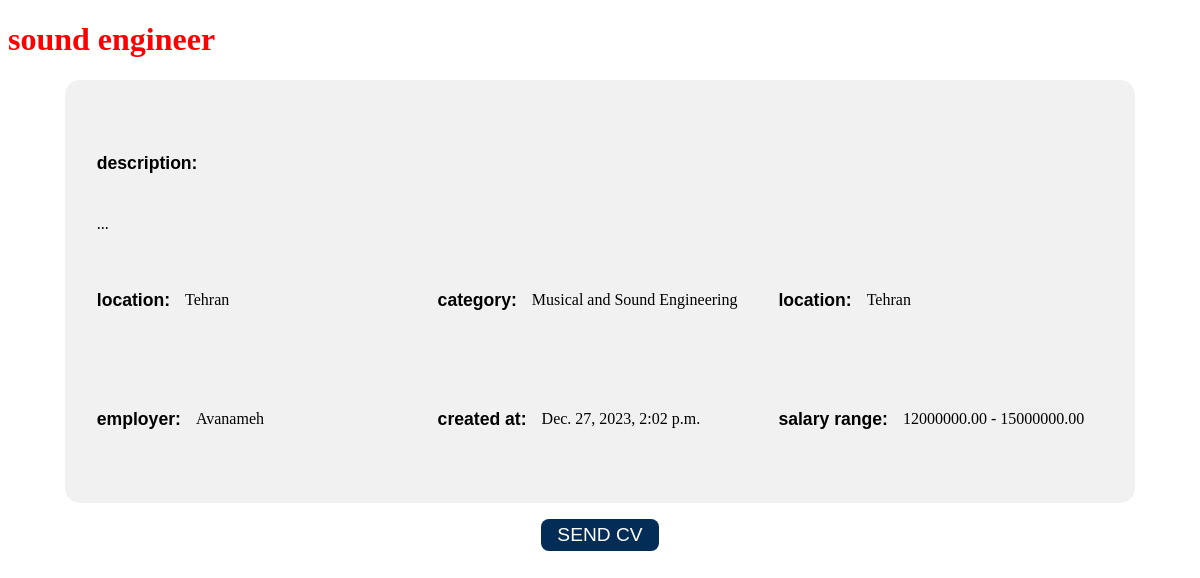
The page /detail/4 on the database its author committed.
### works/models.py (models this page shows, shortened)
class Job(models.Model):
    title = models.CharField(max_length=200)
    description = models.TextField()
    category = models.ForeignKey(Category,on_delete=models.CASCADE)
    location = models.ForeignKey(Provinces,on_delete=models.CASCADE)
    employer = models.ForeignKey(Company, on_delete=models.CASCADE)
    created_at = models.DateTimeField(auto_now_add=True)
    min_salary = models.DecimalField(max_digits = 10, decimal_places = 2)
    max_salary = models.DecimalField(max_digits = 10, decimal_places = 2)
    class Meta:
        verbose_name_plural = 'Jobs'

class Provinces(models.Model):
    PROVINCES_CHOICES = (
        ('Tehran', 'Tehran') ,
        ('Khorasan Razavi' , 'Khorasan Razavi') ,
        ('Isfahan' , 'Isfahan') ,
        ('Alborz', 'Alborz') ,
        ('Fars', 'Fars') ,
        ('Qom' , 'Qom'),
        ('East Azerbaijan' , 'East Azerbaijan') ,
        ('Mazandaran', 'Mazandaran'),
        ('Gilan', 'Gilan') ,
        ('Kerman', 'Kerman'),
        ('Khozestan', 'Khozestan'),
        ('Yazd', 'Yazd'),
        ('Markazi', 'Markazi'),
        ('Qazvin', 'Qazvin'),
        ('Hormozgan', 'Hormozgan'),
        ('Golestan', 'Golestan'),
        ('Zanjan', 'Zanjan'),
        ('Hamedan', 'Hamedan') ,
        ('Semnan', 'Semnan'),
        ('West Azerbaijan', 'West Azerbaijan'),
        ('Boushehr', 'Boushehr'),
        ('Kordestan', 'Kordestan'),
        ('Kermanshah', 'Kermanshah'),
        ('Sistan Balouchestan', 'Sistan Balouchestan'),
        ('Charmahal Bakhtiari' , 'Charmahal Bakhtiari'),
        ('Ardebil', 'Ardebil'),
        ('Kohkiluyeh and Boyerahmad' , 'Kohkiluyeh and Boyerahmad'),
        ('Ilam', 'Ilam'),
        ('Khorasan Jonoubi', 'Khorasan Jonoubi'),
        ('Khorestan Shomali', 'Khorestan Shomali'),
        ('Lorestan', 'Lorestan')
    )
    name = models.CharField(max_length=30 , choices = PROVINCES_CHOICES)
    def __str__(self):
        return self.name
    class Meta:
        verbose_name_plural = 'Provinces'

class Category(models.Model):
    CATEGORY_CHOICES = (
        ('Sales and Marketing' , 'Sales and Marketing') ,
        ('Software and Programming' , 'Software and Programming') ,
        ('Finantial and Accounting' , 'Finantial and Accounting') ,
        ('Official' , 'Official') ,
        ('DigitalMarketing' , 'DigitalMarketing') ,
        ('ContentProduction' , 'ContentProduction') ,
        ('It Devops Server', 'It Devops Server') ,
        ('Design' , 'Design') ,
        ('Customer Support' , 'Customer Support') ,
        ('Industrial Enginerring' , 'Industrial Enginerring') ,
        ('Electrical Engineering' , 'Electrical Engineering') ,
        ('Civil Engineering' , 'Civil Engineering') ,
        ('Human Resources' , 'Human Resources') ,
        ('Servise Force' , 'Servise Force') ,
        ('Education' , 'Education') ,
        ('Inventory', 'Inventory') ,
        ('Cinema Feild' , 'Cinema Feild') ,
        ('Mechanical and Aerospace Engineering' , 'Mechanical and Aerospace Engineering') ,
        ('Technician' , 'Technician') ,
        ('Tourism' , 'Tourism') ,
        ('Product Manager' , 'Product Manager') ,
        ('Medical' , 'Medical') ,
        ('TTransportation' , 'Transportation') ,
        ('HotelManagement' , 'HotelManagement') ,
        ('Public Relations' , 'Public Relations') ,
        ('Chemical Petronum' , 'Chemical Petronum') ,
        ('Insurance Management' , 'Insurance Management') ,
        ('Mine and Metalogy Engineering', 'Mine and Metalogy Engineering'),
        ('Biomedical Engineering', 'Biomedical Engineering') ,
        ('TE' , 'Txtile Engineering') ,
        ('Pharmacology','Pharmacology') ,
        ('Journalist' , 'Journalist') ,
        ('Agricultural Engineering' , 'Agricultural Engineering') ,
        ('Musical and Sound Engineering' , 'Musical and Sound Engineering') ,
        ('Physical Education', 'Physical Education')
    )
    name = models.CharField(max_length=200, choices = CATEGORY_CHOICES)
    def __str__(self):
        return self.name
    class Meta:
        verbose_name_plural = 'Categories'

class Company(models.Model):
    name = models.CharField(max_length = 200)
    Website = models.CharField(max_length = 300)
    Industry = models.CharField(max_length = 200)
    EstablishedYear = models.CharField(max_length = 200)
    Introduction = models.TextField()
    def __str__(self):
        return self.name
    class Meta:
        verbose_name_plural = 'Companies'

### works/views.py (the view)
# urls.py: path('detail/',include('works.urls')),
def detail(request,id):
    if request.method == 'GET':
        try:
            jobs = Job.objects.get(pk=id)
        except:
            jobs = None
        j_list = {
            'jobs' : jobs,
            'flag' : False
        }
        return render(request, 'works/detail.html', context=j_list)

### media/templates/works/detail.html (shortened to what this page needs)
<!DOCTYPE html>
<html lang="en" dir="ltr">
<head>
    <link rel="stylesheet" href="../../assets/css/main.css" />
</head>
<body>
    <div class="container">
        <h1>{{ jobs.title }}</h1>
        <div class="subContainer">
            <div class="desc">
                <h6>description: </h6>
                <p>{{jobs.description}}</p>
            </div>
            <div class="more-info">
                <section>
                    <h6>location: </h6>
                    <p>{{jobs.location}}</p>
                </section>
                <section>
                    <h6>category: </h6>
                    <p>{{jobs.category}}</p>
                </section>
                <section>
                    <h6>location: </h6>
                    <p>{{jobs.location}}</p>
                </section>
                <section>
                    <h6>employer: </h6>
                    <p>{{jobs.employer}}</p>
                </section>
                <section>
                    <h6>created at: </h6>
                    <p>{{jobs.created_at}}</p>
                </section>
                <section>
                    <h6>salary range: </h6>
                    <p>{{jobs.min_salary}} - {{jobs.max_salary}}</p>
                </section>
            </div>
        </div>
        <div class="controlls">
            <button>SEND CV</button>
        </div>
    </div>
</body>
</html>

### media/assets/css/main.css (style rules this page uses)
body { font-family: Vazir; }
h1 { color: red; }

### media/templates/works/detail.html (style rules this page uses)
.subContainer { background-color: #f1f1f1; width: 85%; margin: 1rem auto; border-radius: 15px; padding: 2rem; }
.more-info { display: grid; grid-template-columns: repeat(3, 1fr); gap: 1rem; }
section { display: flex; align-items: center; gap: 15px; }
h6 { font-size: 1.1rem; font-family: Arial, Helvetica, sans-serif; }
.controlls { width: 100%; display: flex; align-items: center; justify-content: center; }
.controlls button { font-size: 1.2rem; padding: 5px 16px; border-radius: 8px; border: none; color: #fff; background-color: rgb(3, 45, 87); transition: all .3s ease; cursor: pointer; }

### rows shown on the page
Job: title "sound engineer", description "...", location "Tehran", category "Musical and Sound Engineering", employer "Avanameh", created_at "Dec. 27, 2023, 2:02 p.m.", min_salary "12000000.00", max_salary "15000000.00"
